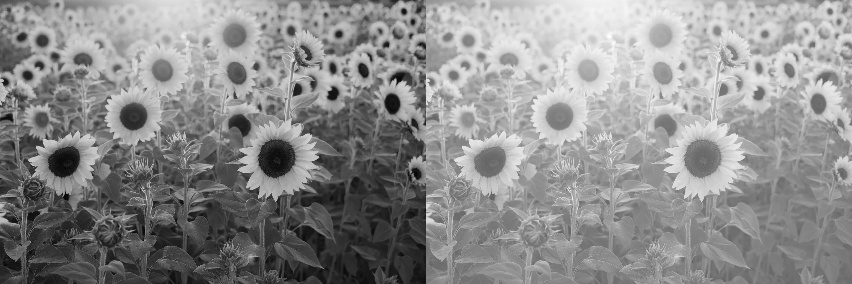

Generate this figure with Python:
import os
import sys
filepath = os.path.abspath(__file__)
nam = filepath.split(os.sep)[-1]
filepath = filepath.replace(nam, "")
sys.path.append(filepath)

import cv2
import numpy as np
from matplotlib import pyplot as plt

def histgray_image():
    pth = os.path.join(filepath, r'..\shift\sunoray.png')
    img = cv2.imread(pth, 0)
    h, w, = img.shape
    img = cv2.resize(img, (w//3, h//3))
    Imin = np.min(img, )
    Imax = np.max(img, )
    Omin = 100
    Omax = 255
    nim = ((img - Imin) / (Imax - Imin) ) * (Omax - Omin) + Omin
    # nim = cv2.normalize(img, nim, 155, 100, cv2.NORM_MINMAX, -1)
    img = np.concatenate([img, nim], axis = 1)
    cv2.imwrite(os.path.join(filepath, r'histnormalize.jpg'), img)

if __name__ == "__main__":
    histgray_image()
